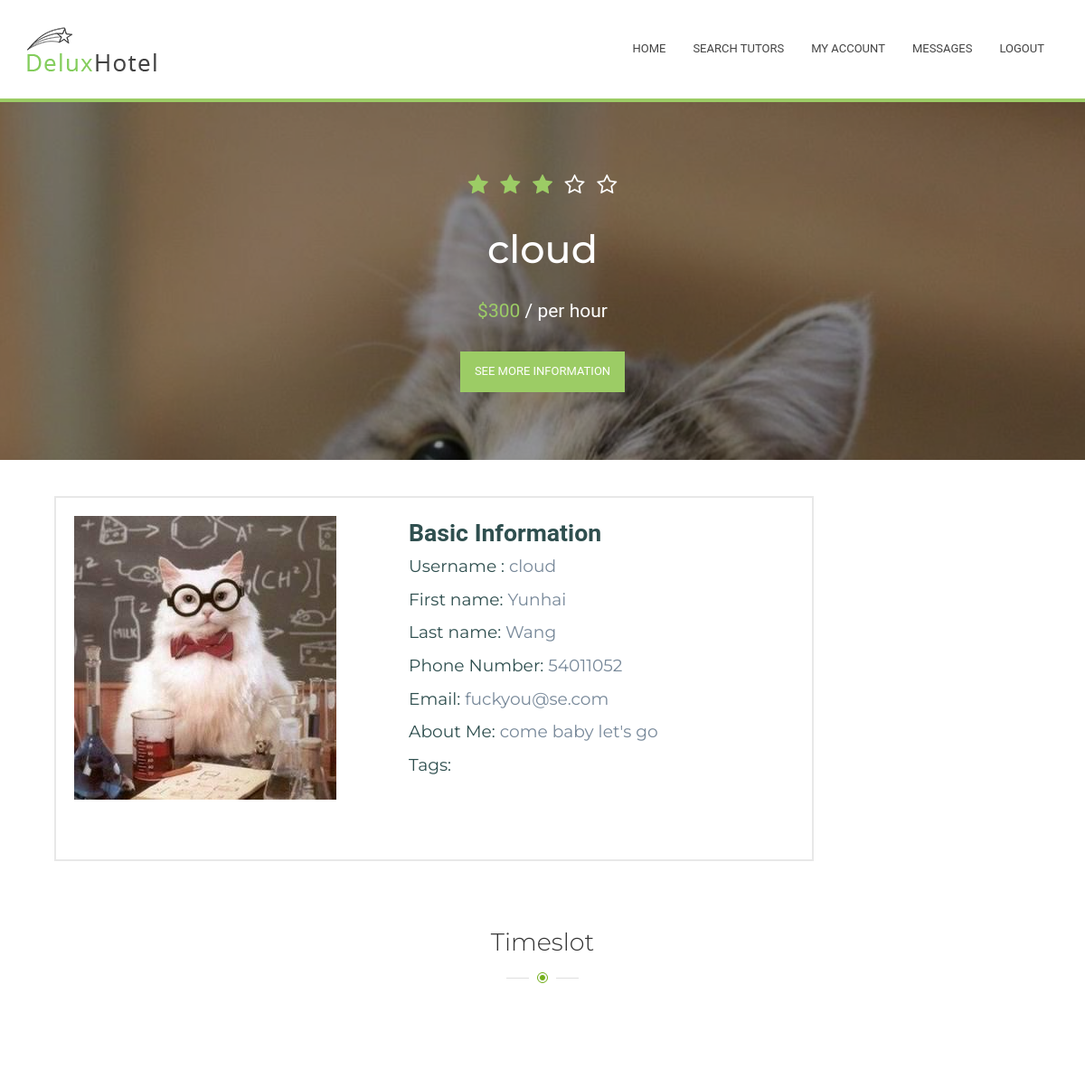
/Tutorial/1/searchTutors/2/ (signed in), run on an earlier commit of the app's database.
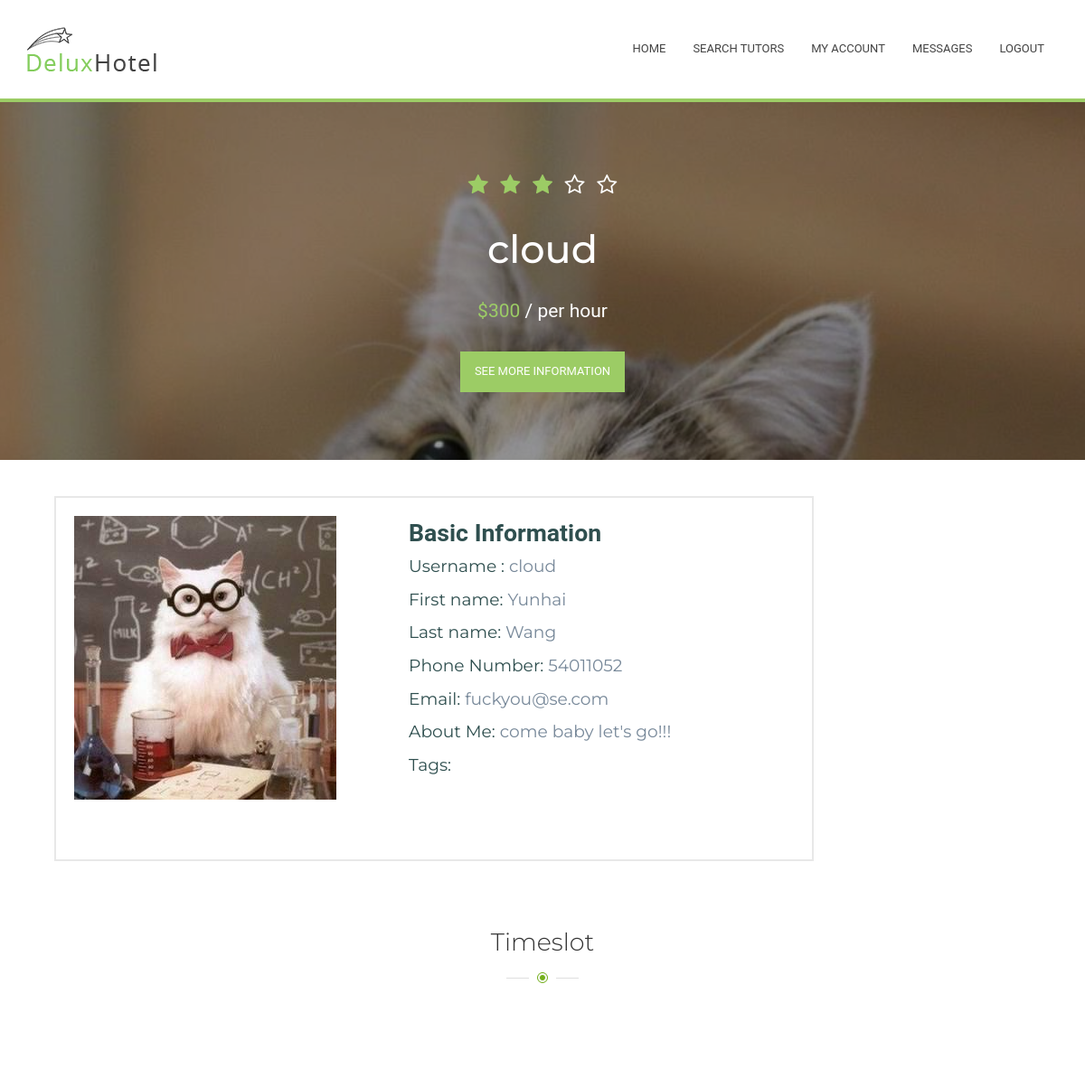
And on a later commit of the database.
### Tutorial/models.py (models this page shows, shortened)
class Tutor(models.Model):
    myuser = models.ForeignKey(MyUser, on_delete=models.CASCADE,null=True)
    timeslot = models.CharField(max_length=672, default="111111111111111111111111111111111111111111111111111111111111111111111111111111111111111111111111111111111111111111111111111111111111111111111111111111111111111111111111111111111111111111111111111111111111111111111111111111111111111111111111111111111111111111111111111111111111111111111111111111111111111111111111111111111111111111111111") #for private tutor todo: should update every half an hour
    hourly_rate = models.IntegerField(default=0) #todo: eight digit for student so can tell if he have
    university = models.ForeignKey(University, on_delete=models.CASCADE, null=True)
    showProfile = models.BooleanField(default=True)

class MyUser(models.Model):
    user = models.ForeignKey(User, on_delete = models.CASCADE )
    wallet = models.ForeignKey(Wallet, on_delete = models.CASCADE)
    profile_content = models.CharField(max_length=2000, default="")
    phone = models.IntegerField(null = True)
    image = models.ImageField(upload_to='profile_image', blank=True)

### Tutorial/views.py (the view)
# urls.py: url(r'^(?P<myuser_id>[0-9]+)/searchTutors/(?P<tutor_id>[0-9]+)/$', views.tutorpage, name='tutorpage'),
def tutorpage(request, myuser_id, tutor_id):
    if not request.user.is_authenticated(): #visitor or client
        return render(request, 'home.html')
    if not MyUser.objects.filter(user=request.user):
        HttpResponseRedirect('/Tutorial/admin/')
    myuser = MyUser.objects.get(user=request.user) #myuser = get_object_or_404(MyUser, pk=myuser_id)
    tutor = get_object_or_404(Tutor, pk=tutor_id)
    return render(request, 'searchtutors/tutorpage.html', {'user':myuser, 'tutor': tutor})

### Tutorial/templates/searchtutors/tutorpage.html (shortened to what this page needs)
{% extends "Menu.html" %}
{% block content %}
      <section class="banner bg-parallax2">
        <div class="overlay"></div>
      <div class="banner-parallax">
        <div class="container">
          <div class="text-center">
            <div class="banner-parallax_raiting">
              <a href="#"><span class="star __selected"></span></a>
              <a href="#"><span class="star __selected"></span></a>
              <a href="#"><span class="star __selected"></span></a>
              <a href="#"><span class="star"></span></a>
              <a href="#"><span class="star"></span></a>
            </div>
            <h2 class="banner-parallax_t">{{ tutor.myuser.user.username }}</h2>
            <div class="banner-parallax_price"><span>${{tutor.hourly_rate }}</span> / per hour</div>
              <div class="btn btn-default" id="moreInfo">See more information</a></div>
          </div>
        </div>
      </div>
    </section>
      <div class = "infoPanel" id="moreInfomation">
        <div class="insideInfo insideImg" style="float: left; margin-right: 20px; margin-bottom: 10px;">
                 <img src="/static/bootstrap/images/best-rooms/1.jpg" >
        </div>
        <label id="tags" style="font-size: 20pt; color: #2F4F4F;">Basic Information</label>
        <div class="insideInfo">Username : <span class="spanType">{{tutor.myuser.user.username}}</span></div>
        <div class="insideInfo">First name: <span class="spanType">{{tutor.myuser.user.first_name}}</span></div>
        <div class="insideInfo">Last name: <span class="spanType">{{tutor.myuser.user.last_name}}</span></div>
        <div class="insideInfo">Phone Number: <span class="spanType">{{tutor.myuser.phone}}</span></div>
        <div class="insideInfo">Email: <span class="spanType">{{tutor.myuser.user.email}}</span></div>
        <div class="insideInfo">About Me: <span class="spanType">{{tutor.myuser.profile_content}}</span></div>
        <div class="insideInfo">Tags:
        </div>
    </div>
    <div class="Timeslots">
        <section class="mission">
      <div class="container">
        <h2 class="h2">Timeslot</h2>
      </div>
    </section>
    </div>
{% endblock %}

What changed in the data, as far as the page shows it:
changed Tutor "cloud": myuser.profile_content "come baby let's go" → "come baby let's go!!!"
